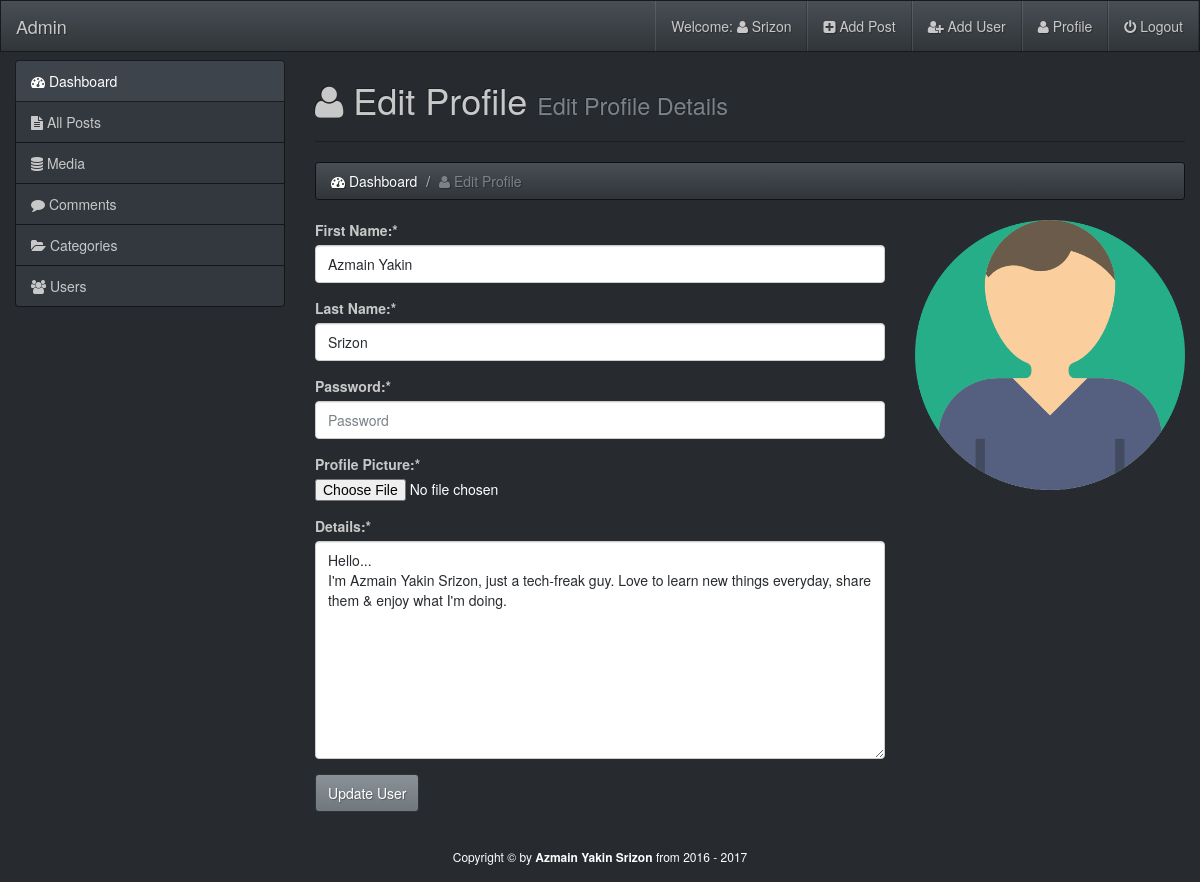
The app's page /admin/edit-profile.php?edit=17 (signed in) with its own data.
### tables this page shows
CREATE TABLE IF NOT EXISTS `users` (
  `id` int(11) NOT NULL AUTO_INCREMENT,
  `date` int(11) NOT NULL,
  `first_name` varchar(255) NOT NULL,
  `last_name` varchar(255) NOT NULL,
  `username` varchar(255) NOT NULL,
  `email` varchar(255) NOT NULL,
  `image` varchar(255) NOT NULL,
  `password` varchar(255) NOT NULL,
  `role` varchar(255) NOT NULL,
  `details` text NOT NULL,
  `salt` varchar(255) NOT NULL DEFAULT '$2y$10$quickbrownfoxjumpsover',
  PRIMARY KEY (`id`),
  UNIQUE KEY `username` (`username`,`email`)
);

### admin/edit-profile.php (the view, shortened to what this page needs)
<?php require_once('inc/top.php');
$session_username = $_SESSION['username'];
if(isset($_GET['edit'])){
    $edit_id = $_GET['edit'];
    $edit_query = "SELECT * FROM users WHERE id = $edit_id";
    $edit_query_run = mysqli_query($con, $edit_query);
    if(mysqli_num_rows($edit_query_run) > 0){
        $edit_row = mysqli_fetch_array($edit_query_run);
        $e_username = $edit_row['username'];
        if($e_username == $session_username){
            $e_first_name = $edit_row['first_name'];
            $e_last_name = $edit_row['last_name'];
            $e_image = $edit_row['image'];
            $e_details = $edit_row['details'];
        }
        else{
            header('location: index.php');
        }
    }
    else{
        header('location: index.php');
    }
}
else{
    header("location: index.php");
}
?>
  </head>
  <body>
    <div id="wrapper">
        <?php require_once('inc/header.php');?>
        <div class="container-fluid body-section">
            <div class="row">
                <div class="col-md-3">
                    <?php require_once('inc/sidebar.php');?>
                </div>
                <div class="col-md-9">
                    <h1><i class="fa fa-user"></i> Edit Profile <small>Edit Profile Details</small></h1><hr>
                    <ol class="breadcrumb">
                        <li><a href="#"><i class="fa fa-tachometer"></i> Dashboard</a></li>
                      <li class="active"><i class="fa fa-user"></i> Edit Profile</li>
                    </ol>
                   <div class="row">
                       <div class="col-md-8">
                           <form action="" method="post" enctype="multipart/form-data">
                               <div class="form-group">
                                   <label for="first-name">First Name:*</label>
                                   <input type="text" id="first-name" name="first-name" class="form-control" value="<?php echo $e_first_name;?>" placeholder="First Name">
                               </div>
                               <div class="form-group">
                                   <label for="last-name">Last Name:*</label>
                                   <input type="text" id="last-name" name="last-name" class="form-control" value="<?php echo $e_last_name;?>" placeholder="Last Name">
                               </div>
                               <div class="form-group">
                                   <label for="Password">Password:*</label>
                                   <input type="password" id="password" name="password" class="form-control" placeholder="Password">
                               </div>
                               <div class="form-group">
                                   <label for="image">Profile Picture:*</label>
                                   <input type="file" id="image" name="image" style="color: white;">
                               </div>
                               <div class="form-group">
                                   <label for="details">Details:*</label>
                                   <textarea name="details" id="details" cols="30" rows="10" class="form-control"><?php echo $e_details;?></textarea>
                               </div>
                               <input type="submit" value="Update User" name="submit" class="btn btn-primary">
                           </form>
                       </div>
                       <div class="col-md-4">
                           <?php
                               echo "<img src='img/$e_image' width='100%'>";
                           ?>
                       </div>
                   </div>
                </div>
            </div>
        </div>
<?php require_once('inc/footer.php');?>

### admin/css/style.css (style rules this page uses)
html,body { height: 100%; }
body { padding-top: 60px; }
#wrapper { min-height: 100%; position: relative; }
.body-section { padding-bottom: 70px; }

### records on screen
users: first-name "Azmain Yakin", last-name "Srizon", details "Hello... I'm Azmain Yakin Srizon, just a tech-freak guy. Love to learn new things everyday, share them & enjoy what I'm doing.", image (picture)

### other values on screen
$session_username2 "Srizon"
